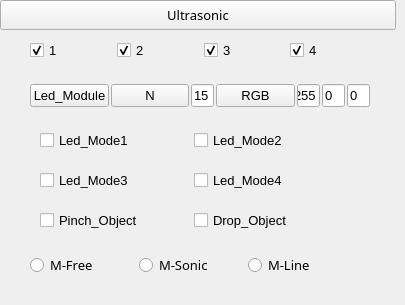
   <widget class="QWidget" name="public">
    <attribute name="title">
     <string>public</string>
    </attribute>
    <widget class="QPushButton" name="Ultrasonic">
     <property name="geometry">
      <rect>
       <x>0</x>
       <y>0</y>
       <width>396</width>
       <height>30</height>
      </rect>
     </property>
     <property name="font">
      <font>
       <family>Malgun Gothic</family>
       <pointsize>10</pointsize>
       <weight>50</weight>
       <italic>false</italic>
       <bold>false</bold>
      </font>
     </property>
     <property name="styleSheet">
      <string notr="true">font: 10pt &quot;Malgun Gothic&quot;;</string>
     </property>
     <property name="text">
      <string>Ultrasonic</string>
     </property>
    </widget>
    <widget class="QWidget" name="horizontalLayoutWidget">
     <property name="geometry">
      <rect>
       <x>40</x>
       <y>120</y>
       <width>301</width>
       <height>41</height>
      </rect>
     </property>
     <layout class="QHBoxLayout" name="horizontalLayout">
      <item>
       <widget class="QCheckBox" name="checkBox_Led_Mode1">
        <property name="font">
         <font>
          <family>Arial</family>
          <pointsize>10</pointsize>
          <weight>50</weight>
          <italic>false</italic>
          <bold>false</bold>
         </font>
        </property>
        <property name="styleSheet">
         <string notr="true">font: 10pt &quot;Arial&quot;;</string>
        </property>
        <property name="text">
         <string>Led_Mode1</string>
        </property>
       </widget>
      </item>
      <item>
       <widget class="QCheckBox" name="checkBox_Led_Mode2">
        <property name="font">
         <font>
          <family>Arial</family>
          <pointsize>10</pointsize>
          <weight>50</weight>
          <italic>false</italic>
          <bold>false</bold>
         </font>
        </property>
        <property name="styleSheet">
         <string notr="true">font: 10pt &quot;Arial&quot;;</string>
        </property>
        <property name="text">
         <string>Led_Mode2</string>
        </property>
       </widget>
      </item>
     </layout>
    </widget>
    <widget class="QWidget" name="horizontalLayoutWidget_9">
     <property name="geometry">
      <rect>
       <x>30</x>
       <y>70</y>
       <width>341</width>
       <height>51</height>
      </rect>
     </property>
     <property name="font">
      <font>
       <family>Malgun Gothic</family>
       <pointsize>10</pointsize>
       <weight>50</weight>
       <italic>false</italic>
       <bold>false</bold>
      </font>
     </property>
     <layout class="QHBoxLayout" name="horizontalLayout_11" stretch="0,1,1,1,1,1,1">
      <property name="spacing">
       <number>2</number>
      </property>
      <property name="leftMargin">
       <number>0</number>
      </property>
      <property name="rightMargin">
       <number>2</number>
      </property>
      <item>
       <widget class="QPushButton" name="Led_Module">
        <property name="font">
         <font>
          <family>Arial</family>
          <pointsize>10</pointsize>
          <weight>50</weight>
          <italic>false</italic>
          <bold>false</bold>
         </font>
        </property>
        <property name="styleSheet">
         <string notr="true">font: 10pt &quot;Arial&quot;;</string>
        </property>
        <property name="text">
         <string>Led_Module</string>
        </property>
       </widget>
      </item>
      <item>
       <widget class="QPushButton" name="W">
        <property name="font">
         <font>
          <family>Arial</family>
          <pointsize>10</pointsize>
          <weight>50</weight>
          <italic>false</italic>
          <bold>false</bold>
         </font>
        </property>
        <property name="styleSheet">
         <string notr="true">font: 10pt &quot;Arial&quot;;</string>
        </property>
        <property name="text">
         <string>N</string>
        </property>
       </widget>
      </item>
      <item>
       <widget class="QLineEdit" name="Color_W">
        <property name="font">
         <font>
          <family>Arial</family>
          <pointsize>10</pointsize>
          <weight>50</weight>
          <italic>false</italic>
          <bold>false</bold>
         </font>
        </property>
        <property name="styleSheet">
         <string notr="true">font: 10pt &quot;Arial&quot;;</string>
        </property>
        <property name="text">
         <string>15</string>
        </property>
        <property name="maxLength">
         <number>32767</number>
        </property>
       </widget>
      </item>
      <item>
       <widget class="QPushButton" name="RGB">
        <property name="font">
         <font>
          <family>Arial</family>
          <pointsize>10</pointsize>
          <weight>50</weight>
          <italic>false</italic>
          <bold>false</bold>
         </font>
        </property>
        <property name="styleSheet">
         <string notr="true">font: 10pt &quot;Arial&quot;;</string>
        </property>
        <property name="text">
         <string>RGB</string>
        </property>
       </widget>
      </item>
      <item>
       <widget class="QLineEdit" name="Color_R">
        <property name="font">
         <font>
          <family>Arial</family>
          <pointsize>10</pointsize>
          <weight>50</weight>
          <italic>false</italic>
          <bold>false</bold>
         </font>
        </property>
        <property name="styleSheet">
         <string notr="true">font: 10pt &quot;Arial&quot;;</string>
        </property>
        <property name="text">
         <string>255</string>
        </property>
       </widget>
      </item>
      <item>
       <widget class="QLineEdit" name="Color_G">
        <property name="font">
         <font>
          <family>Arial</family>
          <pointsize>10</pointsize>
          <weight>50</weight>
          <italic>false</italic>
          <bold>false</bold>
         </font>
        </property>
        <property name="styleSheet">
         <string notr="true">font: 10pt &quot;Arial&quot;;</string>
        </property>
        <property name="text">
         <string>0</string>
        </property>
       </widget>
      </item>
      <item>
       <widget class="QLineEdit" name="Color_B">
        <property name="font">
         <font>
          <family>Arial</family>
          <pointsize>10</pointsize>
          <weight>50</weight>
          <italic>false</italic>
          <bold>false</bold>
         </font>
        </property>
        <property name="styleSheet">
         <string notr="true">font: 10pt &quot;Arial&quot;;</string>
        </property>
        <property name="text">
         <string>0</string>
        </property>
       </widget>
      </item>
     </layout>
    </widget>
    <widget class="QWidget" name="horizontalLayoutWidget_6">
     <property name="geometry">
      <rect>
       <x>30</x>
       <y>30</y>
       <width>341</width>
       <height>41</height>
      </rect>
     </property>
     <property name="font">
      <font>
       <family>Malgun Gothic</family>
       <pointsize>10</pointsize>
       <weight>50</weight>
       <italic>false</italic>
       <bold>false</bold>
      </font>
     </property>
     <layout class="QHBoxLayout" name="horizontalLayout_6">
      <property name="spacing">
       <number>6</number>
      </property>
      <item>
       <widget class="QCheckBox" name="L1">
        <property name="enabled">
         <bool>true</bool>
        </property>
        <property name="font">
         <font>
          <family>Arial</family>
          <pointsize>10</pointsize>
          <weight>50</weight>
          <italic>false</italic>
          <bold>false</bold>
         </font>
        </property>
        <property name="styleSheet">
         <string notr="true">font: 10pt &quot;Arial&quot;;</string>
        </property>
        <property name="text">
         <string>1</string>
        </property>
        <property name="checked">
         <bool>true</bool>
        </property>
       </widget>
      </item>
      <item>
       <widget class="QCheckBox" name="L2">
        <property name="enabled">
         <bool>true</bool>
        </property>
        <property name="font">
         <font>
          <family>Arial</family>
          <pointsize>10</pointsize>
          <weight>50</weight>
          <italic>false</italic>
          <bold>false</bold>
         </font>
        </property>
        <property name="styleSheet">
         <string notr="true">font: 10pt &quot;Arial&quot;;</string>
        </property>
        <property name="text">
         <string>2</string>
        </property>
        <property name="checked">
         <bool>true</bool>
        </property>
       </widget>
      </item>
      <item>
       <widget class="QCheckBox" name="L3">
        <property name="enabled">
         <bool>true</bool>
        </property>
        <property name="font">
         <font>
          <family>Arial</family>
          <pointsize>10</pointsize>
          <weight>50</weight>
          <italic>false</italic>
          <bold>false</bold>
         </font>
        </property>
        <property name="styleSheet">
         <string notr="true">font: 10pt &quot;Arial&quot;;</string>
        </property>
        <property name="text">
         <string>3</string>
        </property>
        <property name="checked">
         <bool>true</bool>
        </property>
       </widget>
      </item>
      <item>
       <widget class="QCheckBox" name="L4">
        <property name="enabled">
         <bool>true</bool>
        </property>
        <property name="font">
         <font>
          <family>Arial</family>
          <pointsize>10</pointsize>
          <weight>50</weight>
          <italic>false</italic>
          <bold>false</bold>
         </font>
        </property>
        <property name="styleSheet">
         <string notr="true">font: 10pt &quot;Arial&quot;;</string>
        </property>
        <property name="text">
         <string>4</string>
        </property>
        <property name="checked">
         <bool>true</bool>
        </property>
       </widget>
      </item>
     </layout>
    </widget>
    <widget class="QWidget" name="horizontalLayoutWidget_4">
     <property name="geometry">
      <rect>
       <x>40</x>
       <y>200</y>
       <width>301</width>
       <height>41</height>
      </rect>
     </property>
     <layout class="QHBoxLayout" name="horizontalLayout_4">
      <item>
       <widget class="QCheckBox" name="checkBox_Pinch_Object">
        <property name="font">
         <font>
          <family>Arial</family>
          <pointsize>10</pointsize>
          <weight>50</weight>
          <italic>false</italic>
          <bold>false</bold>
         </font>
        </property>
        <property name="styleSheet">
         <string notr="true">font: 10pt &quot;Arial&quot;;</string>
        </property>
        <property name="text">
         <string>Pinch_Object</string>
        </property>
       </widget>
      </item>
      <item>
       <widget class="QCheckBox" name="checkBox_Drop_Object">
        <property name="font">
         <font>
          <family>Arial</family>
          <pointsize>10</pointsize>
          <weight>50</weight>
          <italic>false</italic>
          <bold>false</bold>
         </font>
        </property>
        <property name="styleSheet">
         <string notr="true">font: 10pt &quot;Arial&quot;;</string>
        </property>
        <property name="text">
         <string>Drop_Object</string>
        </property>
       </widget>
      </item>
     </layout>
    </widget>
    <widget class="QWidget" name="horizontalLayoutWidget_3">
     <property name="geometry">
      <rect>
       <x>30</x>
       <y>235</y>
       <width>321</width>
       <height>61</height>
      </rect>
     </property>
     <layout class="QHBoxLayout" name="horizontalLayout_3">
      <item>
       <widget class="QRadioButton" name="Btn_Mode1">
        <property name="font">
         <font>
          <family>Malgun Gothic</family>
          <pointsize>10</pointsize>
          <weight>50</weight>
          <italic>false</italic>
          <bold>false</bold>
         </font>
        </property>
        <property name="styleSheet">
         <string notr="true">font: 10pt &quot;Malgun Gothic&quot;;</string>
        </property>
        <property name="text">
         <string>M-Free</string>
        </property>
       </widget>
      </item>
      <item>
       <widget class="QRadioButton" name="Btn_Mode2">
        <property name="font">
         <font>
          <family>Malgun Gothic</family>
          <pointsize>10</pointsize>
          <weight>50</weight>
          <italic>false</italic>
          <bold>false</bold>
         </font>
        </property>
        <property name="styleSheet">
         <string notr="true">font: 10pt &quot;Malgun Gothic&quot;;</string>
        </property>
        <property name="text">
         <string>M-Sonic</string>
        </property>
       </widget>
      </item>
      <item>
       <widget class="QRadioButton" name="Btn_Mode3">
        <property name="font">
         <font>
          <family>Malgun Gothic</family>
          <pointsize>10</pointsize>
          <weight>50</weight>
          <italic>false</italic>
          <bold>false</bold>
         </font>
        </property>
        <property name="styleSheet">
         <string notr="true">font: 10pt &quot;Malgun Gothic&quot;;</string>
        </property>
        <property name="text">
         <string>M-Line</string>
        </property>
       </widget>
      </item>
     </layout>
    </widget>
    <widget class="QWidget" name="horizontalLayoutWidget_2">
     <property name="geometry">
      <rect>
       <x>40</x>
       <y>160</y>
       <width>301</width>
       <height>41</height>
      </rect>
     </property>
     <layout class="QHBoxLayout" name="horizontalLayout_2">
      <item>
       <widget class="QCheckBox" name="checkBox_Led_Mode3">
        <property name="font">
         <font>
          <family>Arial</family>
          <pointsize>10</pointsize>
          <weight>50</weight>
          <italic>false</italic>
          <bold>false</bold>
         </font>
        </property>
        <property name="styleSheet">
         <string notr="true">font: 10pt &quot;Arial&quot;;</string>
        </property>
        <property name="text">
         <string>Led_Mode3</string>
        </property>
       </widget>
      </item>
      <item>
       <widget class="QCheckBox" name="checkBox_Led_Mode4">
        <property name="font">
         <font>
          <family>Arial</family>
          <pointsize>10</pointsize>
          <weight>50</weight>
          <italic>false</italic>
          <bold>false</bold>
         </font>
        </property>
        <property name="styleSheet">
         <string notr="true">font: 10pt &quot;Arial&quot;;</string>
        </property>
        <property name="text">
         <string>Led_Mode4</string>
        </property>
       </widget>
      </item>
     </layout>
    </widget>
   </widget>
